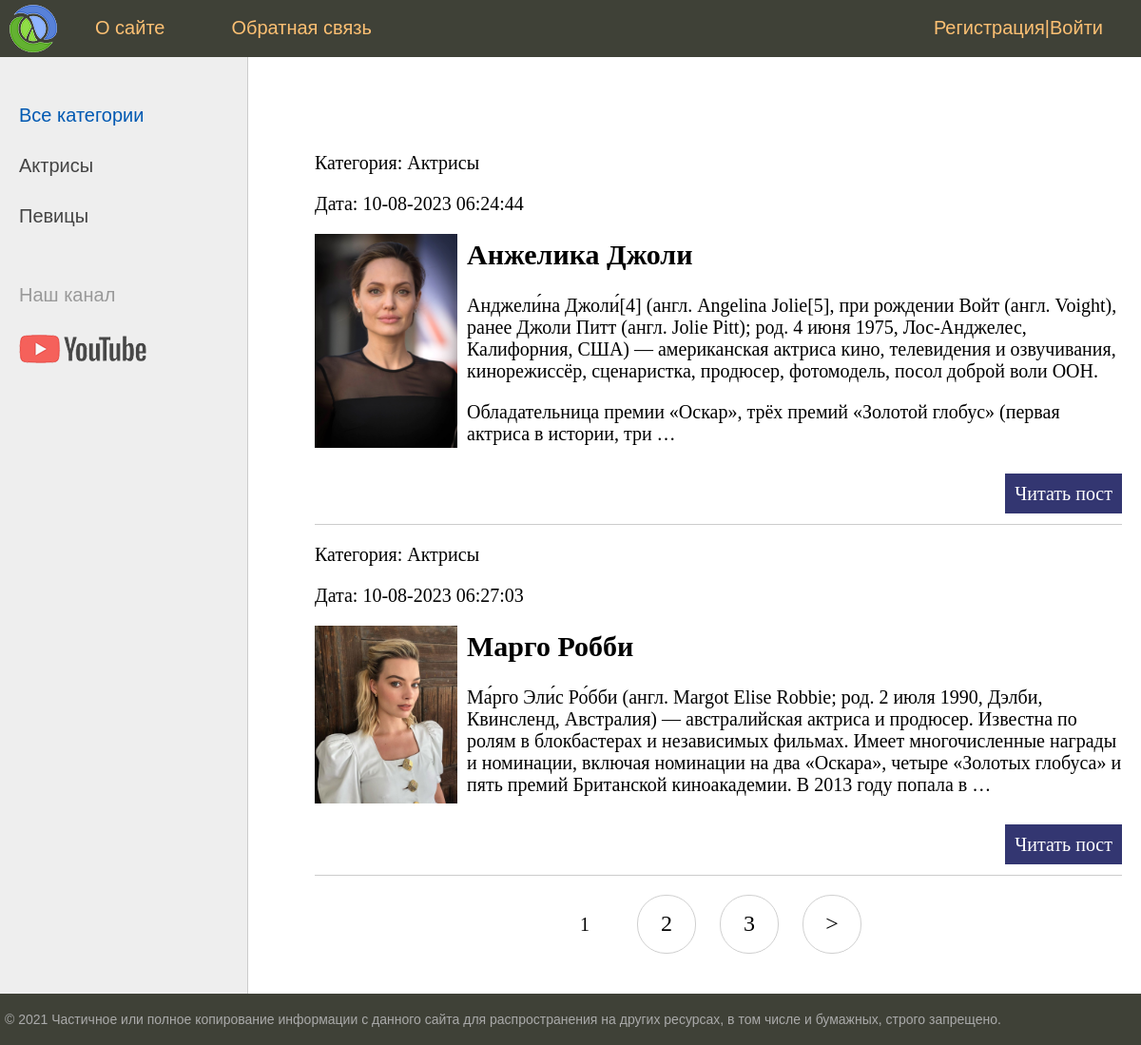
The page / on the database its author committed.
### women/models.py (models this page shows, shortened)
class Category(models.Model):
	name=models.CharField(max_length=100, db_index=True, verbose_name="Категория")
	slug=models.SlugField(max_length=255, unique=True, db_index=True, verbose_name="URL")
	def __str__(self):
		return self.name
	def get_absolute_url(self):
		return reverse('category', kwargs={'cat_slug':self.slug})
	class Meta:
		verbose_name='Категория'
		verbose_name_plural='Категории'
		ordering=['id']

class Women(models.Model):
	title=models.CharField(max_length=255, verbose_name="Заголовок")
	slug=models.SlugField(max_length=255, unique=True, db_index=True, verbose_name="URL")
	content=models.TextField(blank=True, verbose_name="Текст статьи")
	photo=models.ImageField(upload_to="photos/%Y/%m/%d/", verbose_name="Фото")
	time_create=models.DateTimeField(auto_now_add=True, verbose_name="Время создания")
	time_update=models.DateTimeField(auto_now=True, verbose_name="Время изменения")
	is_published=models.BooleanField(default=True, verbose_name="Публикация")
	cat=models.ForeignKey('Category', on_delete=models.PROTECT, verbose_name="Категории")
	def get_absolute_url(self):
		return reverse('post', kwargs={'post_slug':self.slug})
	class Meta:
		verbose_name='Известные женщины'
		verbose_name_plural='Известные женщины'
		ordering=['id']

### women/views.py (the view)
# urls.py: path('', WomenHome.as_view(), name='home'), #http://127.0.0.1:8000/
class WomenHome(DataMixin, ListView):
	model=Women
	template_name='women/index.html'
	context_object_name='posts'
	def get_context_data(self, *, object_list=None, **kwargs):
		context=super().get_context_data(**kwargs)
		c_def = self.get_user_context(title="Главная страница")
		return dict(list(context.items())+list(c_def.items()))
	def get_queryset(self):
		return Women.objects.filter(is_published=True).select_related('cat')

### women/utils.py (called while the page is built)
	def get_user_context(self, **kwargs):
		context = kwargs
		cats = cache.get('cats')
		if not cats:
			cats = Category.objects.annotate(Count('women'))
			cache.set('cats', cats, 60)
		user_menu = menu.copy()
		if not self.request.user.is_authenticated:
			user_menu.pop(1)
		context['menu']=user_menu
		context['cats']=cats
		if 'cat_selected' not in context:
			context['cat_selected'] = 0
		return context

### women/templates/women/index.html (shortened to what this page needs)
{% extends 'women/base.html' %}
{% block content %}
<ul class="list-articles">
	{% for i in posts %}
			<li>
				<div class="article_panel">
					<p class="first">Категория: {{i.cat}}</p>
					<p class="last">Дата: {{i.time_update|date:"d-m-Y H:i:s"}}</p>
				</div>
{% if i.photo %}
				<p><img class="img-article-left thumb" src="{{i.photo.url}}"></p>
{% endif %}
				<h2>{{i.title}}</h2>
	{% autoescape on %}
	{{i.content|linebreaks|truncatewords:50}}
	{% endautoescape %}
				<p class="link-read-post">
					<a href="{{ i.get_absolute_url }}">
						Читать пост
					</a>
				</p>
			</li>
	{% endfor %}
</ul>
{% endblock %}

### women/templates/women/base.html (shortened to what this page needs)
{% load static %}
{% load women_tags %}
<!DOCTYPE html>
<html>
<head>
	<link type="text/css" href="{% static 'women/css/style.css' %}" rel="stylesheet" />
</head>
<body>
<table class="table-page" border=0 cellpadding="0" cellspacing="0">
<tr><td valign=top>
{% block mainmenu %}
		<div class="header">
			<ul id="mainmenu" class="mainmenu">
				<li class="logo"><a href="{% url 'home' %}"><div class="logo"></div></a></li>
				{% for m in menu %}
				<li><a href="{% url m.url_name %}">{{m.title}}</a></li>
				{% endfor %}
				{% if request.user.is_authenticated %}
				<li class="last">{{user.username}} | <a href="{% url 'logout' %}">Выйти</a></li>
				{% else %}
				<li class="last"><a href="{% url 'register' %}">Регистрация</a>|<a href="{% url 'login' %}">Войти</a></li>
				{% endif %}
			</ul>
		</div>
{% endblock mainmenu %}
<table class="table-content" border=0 cellpadding="0" cellspacing="0">
	<tr>
		<td valign="top" class="left-chapters">
			<ul id="leftchapters">
				{% if cat_selected == 0 %}
				<li class="selected">Все категории</li>
				{% else %}
				<li><a href="{% url 'home' %}">Все категории</a></li>
				{% endif %}
				{% for c in cats %}
					{% if c.women__count > 0 %}
						{% if c.pk == cat_selected %}
				<li class="selected">{{c.name}}</li>
						{% else %}
				<li class=""><a href="{{ c.get_absolute_url }}">{{c.name}}</a></li>
						{% endif %}
					{% endif %}
				{% endfor %}
				<li class="share"><p>Наш канал</p><a class="share-yt" href="https://www.youtube.com/channel/UClJzWfGWuGJL2t-3dYKcHTA/playlists" target="_blank" rel="nofollow"></a></li>
			</ul>
		</td>
		<td valign="top" class="content">
	<div class="content-text">
{% block content %}
{% endblock %}
		{% if page_obj.has_other_pages %}
		<nav class="list-pages">
			<ul>
				{% for p in paginator.page_range %}
				{% if page_obj.number == p %}
				<li class="page-num page-num-selected">{{ p }}</li>
				{% elif p >= page_obj.number|add:-2 and p <= page_obj.number|add:2 %}
				<li class="page-num"><a href="?page={{ p }}">{{ p }}</a></li>
				{% endif %}
				{% endfor %}
				{% if page_obj.has_next %}
				<li class="page-num"><a href="?page={{ page_obj.next_page_number }}">&gt;</a></li>
				{% endif %}
			</ul>
		</nav>
		{% endif %}
	</div>
</td></tr></table>
</td></tr>
<tr><td valign=top>
	<div id="footer">
		<p>&copy; 2021 Частичное или полное копирование информации с данного сайта для распространения на других ресурсах, в том числе и бумажных, строго запрещено.</p>
	</div>
</td></tr></table>
</body>
</html>

### women/static/women/css/style.css (style rules this page uses)
html, body { font-family: 'Arial'; margin: 0; padding: 0; height: 100%; width: 100%; color: #444; }
a { color: #0059b2; text-decoration: none; }
img { max-width: 600px; height: auto; }
img.img-article-left { max-width: 300px; height: auto; float: left; padding: 0 10px 10px 0; }
img.img-article-left.thumb { max-width: 150px; height: auto; }
p.link-read-post { text-align: right; }
p.link-read-post a { padding: 10px; min-width: 100px; background: #333671; color: #fff; text-decoration: none; }
ul.list-articles { list-style: none; margin: 0; padding: 0; }
ul.list-articles li { border-bottom: 1px solid #ccc; }
.table-page { width: 100%; height: 100%; vertical-align: top; }
.table-page tr { height: 100%; }
.header { background: #3F4137; height: 60px; }
.logo { background: url('../images/logo.png') no-repeat 10px 5px; width: 70px; height: 60px; }
ul.mainmenu { list-style: none; margin: 0; padding: 0; height: 60px; color: #fdc073; font-size: 20px; overflow: hidden; }
ul.mainmenu li { float: left; margin: 18px 40px 0 30px; }
ul.mainmenu li.logo { margin: 0; }
ul.mainmenu li.last { float: right; }
ul.mainmenu li a { color: #fdc073; text-decoration: none; }
.table-content { width: 100%; min-height: 100%; height: 100%; }
.left-chapters { margin: 0; background: #eee; border-right: 1px solid #ccc; min-height: 100%; }
.left-chapters ul { width: 230px; min-height: 100%; margin: 0; padding: 20px 10px 10px 20px; list-style: none; font-size: 20px; }
.left-chapters ul li { margin: 30px 0 0 0; color: #999; }
.left-chapters ul li.selected { color: #0059b2; }
.left-chapters ul li a { color: #444; text-decoration: none; }
.left-chapters ul li.share { margin: 60px 0 0 0; }
.left-chapters ul li.share p { margin: 30px 0 30px 0; }
.left-chapters ul li.share a { display: inline-block; width: 40px; height: 40px; margin: 0 20px 0 0; }
.left-chapters ul li.share a.share-yt { width: 100%; height: 30px; background: url('../images/share_yt.png') no-repeat 0 0 }
.content { padding: 40px 20px 20px 40px; width: 100%; box-sizing: border-box; }
.content-text { margin: 60px 0 0 30px; color: #000; font-size: 20px; font-family: Yandex Sans Display Light; }
#footer { box-sizing: border-box; background: #3F4137; padding: 5px; color: #aaa; font-size: 14px; font-family: Verdana, Geneva, Arial, Helvetica; text-align: left; overflow: hidden; }
.list-pages { text-align: center; margin: 0 0 20px 0; }
.list-pages ul { margin: 20px 0 0 0; padding: 0; list-style: none; }
.list-pages ul li { display: inline-block; margin: 0 20px 0 0; }
.list-pages a { color: #000; font-size: 24px; text-decoration: none; }
.list-pages .page-num, .page-num-selected { display: inline-block; width: 60px; height: 44px; padding: 16px 0 0 0; border: 1px solid #d0d0d0; border-radius: 30px; }
.list-pages .page-num-selected { border: none; color: #000; font-size: 20px; }

### rows shown on the page
Category: name "Актрисы"
Category: name "Певицы"
Women: cat "Актрисы", time_update "10-08-2023 06:24:44", photo (picture), title "Анжелика Джоли", content "Анджели́на Джоли́[4] (англ. Angelina Jolie[5], при рождении Войт (англ. Voight), ранее Джоли Питт (англ. Jolie Pitt); род. 4 июня 1975, Лос-Анджелес, Калифорния, США) — американская актриса кино, телевидения и озвучивания, кинорежиссёр, сценаристка, продюсер, фотомодель, посол доброй воли ООН. Обладательница премии «Оскар», трёх премий «Золотой глобус» (первая актриса в истории, три …"
Women: cat "Актрисы", time_update "10-08-2023 06:27:03", photo (picture), title "Марго Робби", content "Ма́рго Эли́с Ро́бби (англ. Margot Elise Robbie; род. 2 июля 1990, Дэлби, Квинсленд, Австралия) — австралийская актриса и продюсер. Известна по ролям в блокбастерах и независимых фильмах. Имеет многочисленные награды и номинации, включая номинации на два «Оскара», четыре «Золотых глобуса» и пять премий Британской киноакадемии. В 2013 году попала в …"

### other values the page prints
{{ m.title }} "О сайте" "Обратная связь"
{{ p }} "1"
{{ p }} "2" "3"
